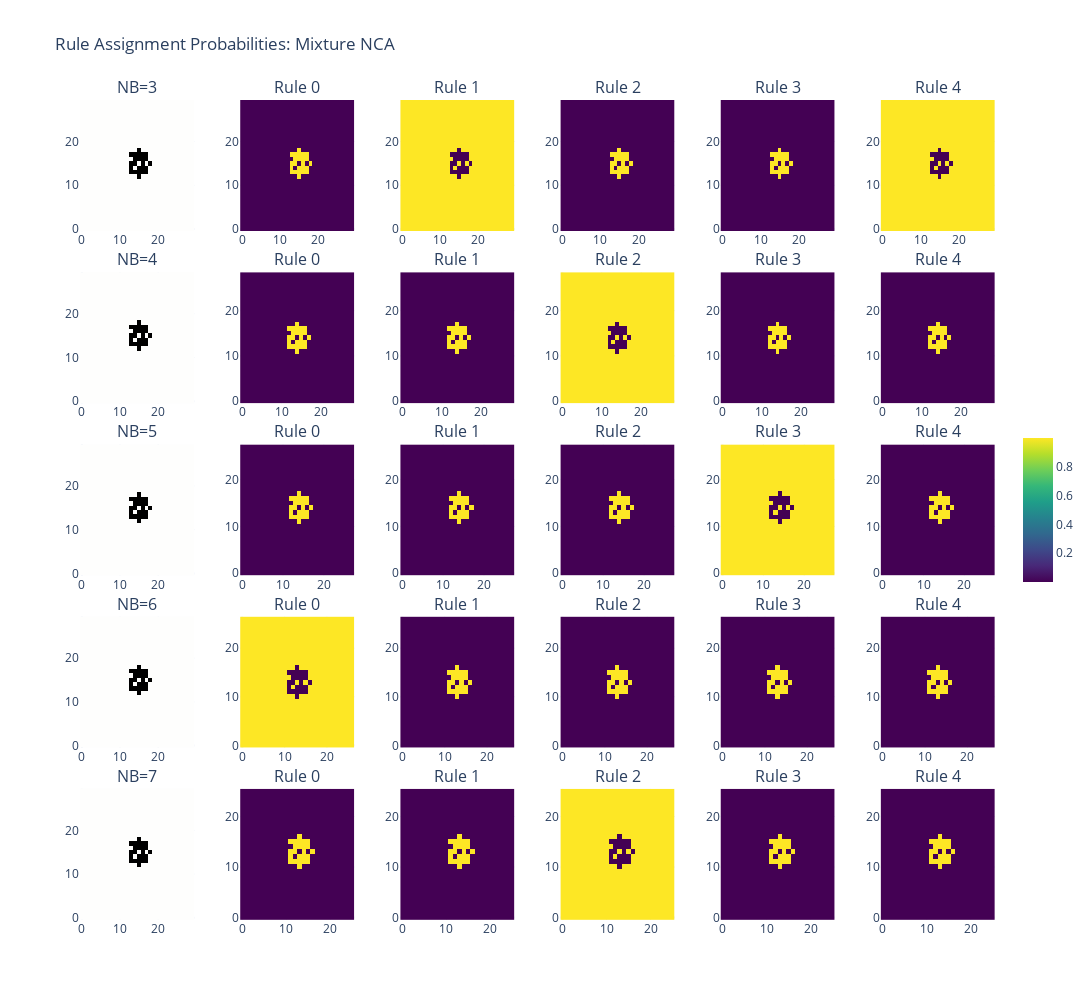
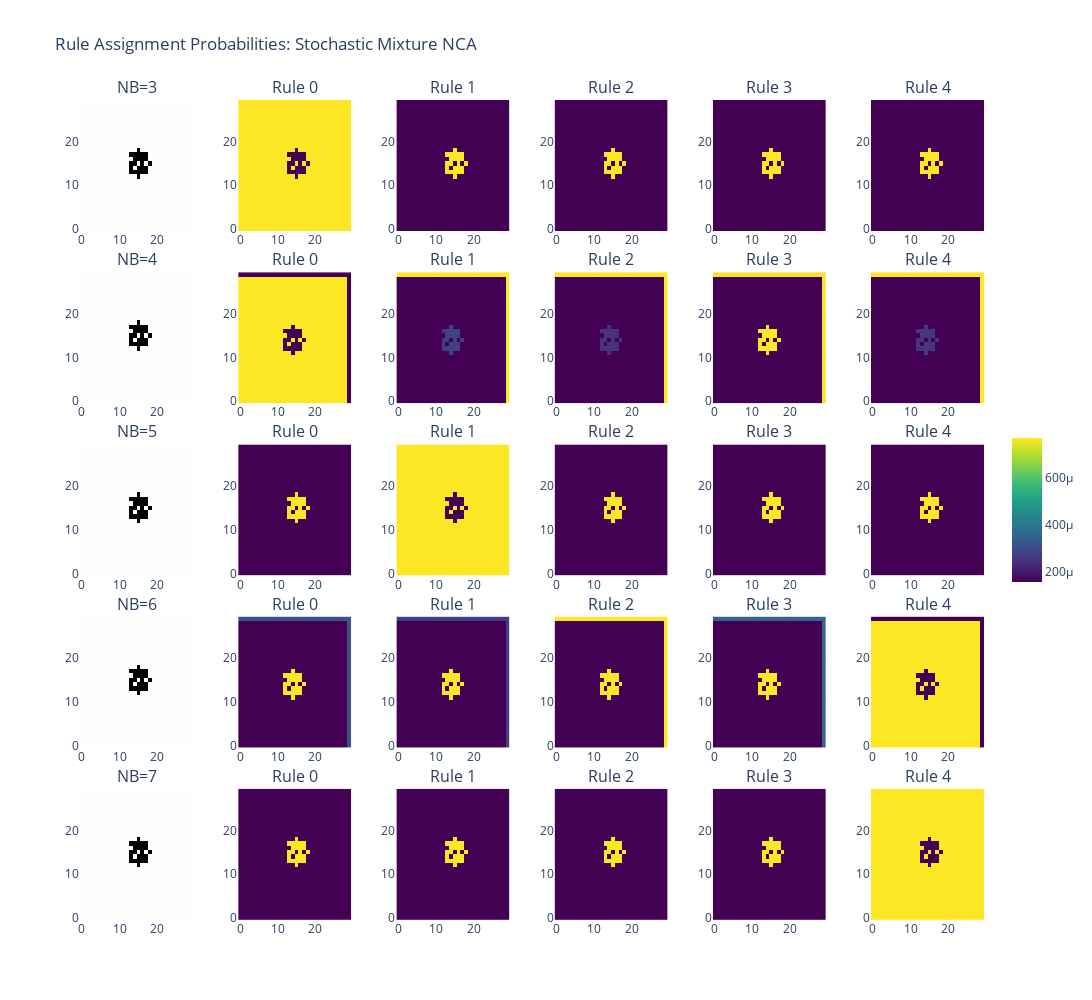

Notebook source saved alongside these figures, in order:
### Markdown cell above
Visualize actual rule assignments for a sample state and pick one example state to visualize

### Code cell
sample_state = example_states[0]

# Create visualizations for both model types
for model_type_name, models_dict, title_suffix in [
    ('Mixture NCA', mix_nca_models, 'Mixture NCA'),
    ('Stochastic Mixture NCA', stochastic_mix_nca_models, 'Stochastic Mixture NCA')
]:
    if len(models_dict) == 0:
        continue
    
    fig = make_subplots(
        rows=len(NEIGHBORHOOD_SIZES), 
        cols=6,  # Original state + 5 rules
        subplot_titles=[f'NB={nb_size}' if i == 0 else f'Rule {i-1}' 
                        for nb_size in NEIGHBORHOOD_SIZES for i in range(6)],
        vertical_spacing=0.05,
        horizontal_spacing=0.05
    )
    
    for row_idx, nb_size in enumerate(NEIGHBORHOOD_SIZES):
        if nb_size not in models_dict:
            continue
        
        model = models_dict[nb_size]
        
        with torch.no_grad():
            probs = model.get_rule_probabilities(sample_state)  # [1, 5, H, W]
        
        # Plot original state (first column)
        state_img = sample_state[0, :6].cpu().numpy().transpose(1, 2, 0)
        # Convert to RGB for visualization (take first 3 channels or create composite)
        state_vis = np.clip(state_img[:, :, :3], 0, 1) if state_img.shape[2] >= 3 else state_img[:, :, 0]
        
        fig.add_trace(
            go.Heatmap(
                z=state_vis[:, :, 0] if len(state_vis.shape) == 3 else state_vis,
                colorscale='gray',
                showscale=False
            ),
            row=row_idx+1, col=1
        )
        
        # Plot each rule's probability map
        for rule_idx in range(5):
            rule_probs = probs[0, rule_idx].cpu().numpy()
            fig.add_trace(
                go.Heatmap(
                    z=rule_probs,
                    colorscale='Viridis',
                    showscale=(row_idx == 0 and rule_idx == 4),
                    colorbar=dict(len=0.2, y=0.5) if (row_idx == 0 and rule_idx == 4) else None
                ),
                row=row_idx+1, col=rule_idx+2
            )
    
    fig.update_layout(
        title_text=f"Rule Assignment Probabilities: {title_suffix}",
        height=200 * len(NEIGHBORHOOD_SIZES),
        width=1800,
        template='plotly_white'
    )
    
    fig.show()

print("\n" + "="*60)
print("Visualization Interpretation:")
print("="*60)
print("More uniform colors = less specialization (rules are used similarly everywhere)")
print("More varied colors = more specialization (rules are used in specific regions)")
print("Compare how patterns change between Mixture NCA and Stochastic Mixture NCA")
print("Look for differences in rule usage patterns across neighborhood sizes")
print("="*60)
